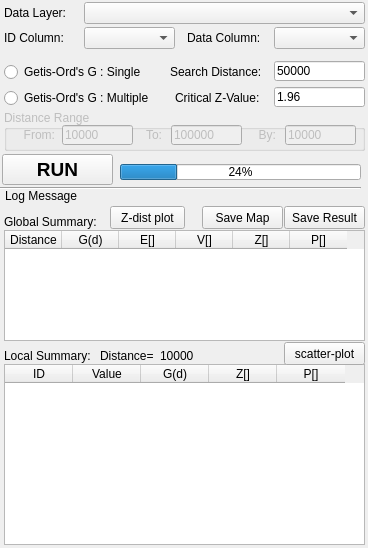
<?xml version="1.0" encoding="UTF-8"?>
<ui version="4.0">
 <class>Form_Parameter</class>
 <widget class="QWidget" name="Form_Parameter">
  <property name="geometry">
   <rect>
    <x>0</x>
    <y>0</y>
    <width>368</width>
    <height>548</height>
   </rect>
  </property>
  <property name="windowTitle">
   <string>Getis-Ord's G Statistic</string>
  </property>
  <widget class="QLabel" name="label">
   <property name="geometry">
    <rect>
     <x>4</x>
     <y>5</y>
     <width>81</width>
     <height>16</height>
    </rect>
   </property>
   <property name="text">
    <string>Data Layer:</string>
   </property>
  </widget>
  <widget class="QComboBox" name="cmbLayer">
   <property name="geometry">
    <rect>
     <x>84</x>
     <y>2</y>
     <width>281</width>
     <height>22</height>
    </rect>
   </property>
  </widget>
  <widget class="QLabel" name="label_3">
   <property name="geometry">
    <rect>
     <x>187</x>
     <y>30</y>
     <width>81</width>
     <height>16</height>
    </rect>
   </property>
   <property name="text">
    <string>Data Column:</string>
   </property>
  </widget>
  <widget class="QComboBox" name="cmbTgtColumn">
   <property name="geometry">
    <rect>
     <x>274</x>
     <y>27</y>
     <width>91</width>
     <height>22</height>
    </rect>
   </property>
  </widget>
  <widget class="QRadioButton" name="rdoSingle">
   <property name="geometry">
    <rect>
     <x>4</x>
     <y>64</y>
     <width>161</width>
     <height>16</height>
    </rect>
   </property>
   <property name="text">
    <string>Getis-Ord's G : Single</string>
   </property>
  </widget>
  <widget class="QRadioButton" name="rdoMultiple">
   <property name="geometry">
    <rect>
     <x>4</x>
     <y>90</y>
     <width>161</width>
     <height>16</height>
    </rect>
   </property>
   <property name="text">
    <string>Getis-Ord's G : Multiple</string>
   </property>
  </widget>
  <widget class="QLabel" name="lbl_s_1">
   <property name="geometry">
    <rect>
     <x>170</x>
     <y>64</y>
     <width>101</width>
     <height>16</height>
    </rect>
   </property>
   <property name="text">
    <string>Search Distance:</string>
   </property>
  </widget>
  <widget class="QLineEdit" name="edtSearchDistance">
   <property name="geometry">
    <rect>
     <x>274</x>
     <y>61</y>
     <width>91</width>
     <height>20</height>
    </rect>
   </property>
   <property name="text">
    <string>50000</string>
   </property>
  </widget>
  <widget class="QLabel" name="lbl_m_1">
   <property name="enabled">
    <bool>true</bool>
   </property>
   <property name="geometry">
    <rect>
     <x>175</x>
     <y>90</y>
     <width>101</width>
     <height>16</height>
    </rect>
   </property>
   <property name="text">
    <string>Critical Z-Value:</string>
   </property>
  </widget>
  <widget class="QLineEdit" name="edtCritcalZValue">
   <property name="geometry">
    <rect>
     <x>274</x>
     <y>87</y>
     <width>91</width>
     <height>20</height>
    </rect>
   </property>
   <property name="text">
    <string>1.96</string>
   </property>
  </widget>
  <widget class="QGroupBox" name="gb_multiple">
   <property name="enabled">
    <bool>false</bool>
   </property>
   <property name="geometry">
    <rect>
     <x>4</x>
     <y>110</y>
     <width>361</width>
     <height>41</height>
    </rect>
   </property>
   <property name="title">
    <string>Distance Range</string>
   </property>
   <widget class="QLabel" name="label_6">
    <property name="geometry">
     <rect>
      <x>10</x>
      <y>17</y>
      <width>41</width>
      <height>16</height>
     </rect>
    </property>
    <property name="text">
     <string>From:</string>
    </property>
    <property name="alignment">
     <set>Qt::AlignRight|Qt::AlignTrailing|Qt::AlignVCenter</set>
    </property>
   </widget>
   <widget class="QLineEdit" name="edtFrom">
    <property name="geometry">
     <rect>
      <x>58</x>
      <y>15</y>
      <width>71</width>
      <height>20</height>
     </rect>
    </property>
    <property name="text">
     <string>10000</string>
    </property>
   </widget>
   <widget class="QLineEdit" name="edtTo">
    <property name="geometry">
     <rect>
      <x>167</x>
      <y>15</y>
      <width>71</width>
      <height>20</height>
     </rect>
    </property>
    <property name="text">
     <string>100000</string>
    </property>
   </widget>
   <widget class="QLabel" name="label_7">
    <property name="geometry">
     <rect>
      <x>127</x>
      <y>17</y>
      <width>31</width>
      <height>16</height>
     </rect>
    </property>
    <property name="text">
     <string>To:</string>
    </property>
    <property name="alignment">
     <set>Qt::AlignRight|Qt::AlignTrailing|Qt::AlignVCenter</set>
    </property>
   </widget>
   <widget class="QLabel" name="label_8">
    <property name="geometry">
     <rect>
      <x>241</x>
      <y>17</y>
      <width>31</width>
      <height>16</height>
     </rect>
    </property>
    <property name="text">
     <string>By:</string>
    </property>
    <property name="alignment">
     <set>Qt::AlignRight|Qt::AlignTrailing|Qt::AlignVCenter</set>
    </property>
   </widget>
   <widget class="QLineEdit" name="edtBy">
    <property name="geometry">
     <rect>
      <x>281</x>
      <y>15</y>
      <width>71</width>
      <height>20</height>
     </rect>
    </property>
    <property name="text">
     <string>10000</string>
    </property>
   </widget>
  </widget>
  <widget class="QPushButton" name="btnRun">
   <property name="geometry">
    <rect>
     <x>2</x>
     <y>154</y>
     <width>111</width>
     <height>31</height>
    </rect>
   </property>
   <property name="font">
    <font>
     <family>Tahoma</family>
     <pointsize>14</pointsize>
     <weight>75</weight>
     <bold>true</bold>
    </font>
   </property>
   <property name="text">
    <string>RUN</string>
   </property>
  </widget>
  <widget class="QPushButton" name="btnSaveResult">
   <property name="geometry">
    <rect>
     <x>284</x>
     <y>206</y>
     <width>81</width>
     <height>23</height>
    </rect>
   </property>
   <property name="text">
    <string>Save Result</string>
   </property>
  </widget>
  <widget class="QPushButton" name="btnSaveMap">
   <property name="geometry">
    <rect>
     <x>202</x>
     <y>206</y>
     <width>81</width>
     <height>23</height>
    </rect>
   </property>
   <property name="text">
    <string>Save Map</string>
   </property>
   <property name="flat">
    <bool>false</bool>
   </property>
  </widget>
  <widget class="QLabel" name="label_9">
   <property name="geometry">
    <rect>
     <x>4</x>
     <y>214</y>
     <width>131</width>
     <height>16</height>
    </rect>
   </property>
   <property name="text">
    <string>Global Summary:</string>
   </property>
  </widget>
  <widget class="QLabel" name="label_10">
   <property name="geometry">
    <rect>
     <x>4</x>
     <y>348</y>
     <width>111</width>
     <height>16</height>
    </rect>
   </property>
   <property name="text">
    <string>Local Summary:</string>
   </property>
  </widget>
  <widget class="QTableWidget" name="tblGlobalSummary">
   <property name="geometry">
    <rect>
     <x>4</x>
     <y>230</y>
     <width>361</width>
     <height>111</height>
    </rect>
   </property>
   <property name="editTriggers">
    <set>QAbstractItemView::NoEditTriggers</set>
   </property>
   <property name="selectionMode">
    <enum>QAbstractItemView::SingleSelection</enum>
   </property>
   <property name="selectionBehavior">
    <enum>QAbstractItemView::SelectRows</enum>
   </property>
   <property name="cornerButtonEnabled">
    <bool>false</bool>
   </property>
   <property name="rowCount">
    <number>0</number>
   </property>
   <property name="columnCount">
    <number>6</number>
   </property>
   <attribute name="horizontalHeaderVisible">
    <bool>true</bool>
   </attribute>
   <attribute name="horizontalHeaderDefaultSectionSize">
    <number>57</number>
   </attribute>
   <attribute name="verticalHeaderVisible">
    <bool>false</bool>
   </attribute>
   <attribute name="verticalHeaderDefaultSectionSize">
    <number>20</number>
   </attribute>
   <column>
    <property name="text">
     <string>Distance</string>
    </property>
   </column>
   <column>
    <property name="text">
     <string>G(d)</string>
    </property>
   </column>
   <column>
    <property name="text">
     <string>E[]</string>
    </property>
   </column>
   <column>
    <property name="text">
     <string>V[]</string>
    </property>
   </column>
   <column>
    <property name="text">
     <string>Z[]</string>
    </property>
   </column>
   <column>
    <property name="text">
     <string>P[]</string>
    </property>
   </column>
  </widget>
  <widget class="QTableWidget" name="tblLocalSummary">
   <property name="enabled">
    <bool>true</bool>
   </property>
   <property name="geometry">
    <rect>
     <x>4</x>
     <y>364</y>
     <width>361</width>
     <height>181</height>
    </rect>
   </property>
   <property name="editTriggers">
    <set>QAbstractItemView::NoEditTriggers</set>
   </property>
   <property name="selectionMode">
    <enum>QAbstractItemView::SingleSelection</enum>
   </property>
   <property name="selectionBehavior">
    <enum>QAbstractItemView::SelectRows</enum>
   </property>
   <property name="rowCount">
    <number>0</number>
   </property>
   <property name="columnCount">
    <number>5</number>
   </property>
   <attribute name="horizontalHeaderVisible">
    <bool>true</bool>
   </attribute>
   <attribute name="horizontalHeaderDefaultSectionSize">
    <number>68</number>
   </attribute>
   <attribute name="horizontalHeaderMinimumSectionSize">
    <number>20</number>
   </attribute>
   <attribute name="verticalHeaderVisible">
    <bool>false</bool>
   </attribute>
   <attribute name="verticalHeaderDefaultSectionSize">
    <number>20</number>
   </attribute>
   <column>
    <property name="text">
     <string>ID</string>
    </property>
   </column>
   <column>
    <property name="text">
     <string>Value</string>
    </property>
   </column>
   <column>
    <property name="text">
     <string>G(d)</string>
    </property>
   </column>
   <column>
    <property name="text">
     <string>Z[]</string>
    </property>
   </column>
   <column>
    <property name="text">
     <string>P[]</string>
    </property>
   </column>
  </widget>
  <widget class="QComboBox" name="cmbIdColumn">
   <property name="geometry">
    <rect>
     <x>84</x>
     <y>27</y>
     <width>91</width>
     <height>22</height>
    </rect>
   </property>
  </widget>
  <widget class="QLabel" name="label_4">
   <property name="geometry">
    <rect>
     <x>4</x>
     <y>30</y>
     <width>81</width>
     <height>16</height>
    </rect>
   </property>
   <property name="text">
    <string>ID Column:</string>
   </property>
  </widget>
  <widget class="QProgressBar" name="progressBar">
   <property name="geometry">
    <rect>
     <x>120</x>
     <y>164</y>
     <width>241</width>
     <height>16</height>
    </rect>
   </property>
   <property name="value">
    <number>24</number>
   </property>
  </widget>
  <widget class="QLabel" name="lbl_log">
   <property name="geometry">
    <rect>
     <x>5</x>
     <y>188</y>
     <width>361</width>
     <height>16</height>
    </rect>
   </property>
   <property name="text">
    <string>Log Message</string>
   </property>
  </widget>
  <widget class="Line" name="line">
   <property name="geometry">
    <rect>
     <x>0</x>
     <y>180</y>
     <width>361</width>
     <height>16</height>
    </rect>
   </property>
   <property name="orientation">
    <enum>Qt::Horizontal</enum>
   </property>
  </widget>
  <widget class="QLabel" name="label_2">
   <property name="geometry">
    <rect>
     <x>100</x>
     <y>348</y>
     <width>61</width>
     <height>16</height>
    </rect>
   </property>
   <property name="text">
    <string>Distance=</string>
   </property>
  </widget>
  <widget class="QLabel" name="lbl_distance">
   <property name="geometry">
    <rect>
     <x>160</x>
     <y>348</y>
     <width>51</width>
     <height>16</height>
    </rect>
   </property>
   <property name="text">
    <string>10000</string>
   </property>
  </widget>
  <widget class="QPushButton" name="btnScatterPlot">
   <property name="geometry">
    <rect>
     <x>284</x>
     <y>342</y>
     <width>81</width>
     <height>23</height>
    </rect>
   </property>
   <property name="text">
    <string>scatter-plot</string>
   </property>
  </widget>
  <widget class="QPushButton" name="btnZDistPlot">
   <property name="geometry">
    <rect>
     <x>110</x>
     <y>206</y>
     <width>75</width>
     <height>23</height>
    </rect>
   </property>
   <property name="text">
    <string>Z-dist plot</string>
   </property>
  </widget>
  <zorder>label</zorder>
  <zorder>cmbLayer</zorder>
  <zorder>label_3</zorder>
  <zorder>cmbTgtColumn</zorder>
  <zorder>rdoSingle</zorder>
  <zorder>rdoMultiple</zorder>
  <zorder>lbl_s_1</zorder>
  <zorder>edtSearchDistance</zorder>
  <zorder>lbl_m_1</zorder>
  <zorder>edtCritcalZValue</zorder>
  <zorder>gb_multiple</zorder>
  <zorder>btnRun</zorder>
  <zorder>btnSaveResult</zorder>
  <zorder>btnSaveMap</zorder>
  <zorder>label_9</zorder>
  <zorder>label_10</zorder>
  <zorder>tblGlobalSummary</zorder>
  <zorder>tblLocalSummary</zorder>
  <zorder>cmbIdColumn</zorder>
  <zorder>label_4</zorder>
  <zorder>progressBar</zorder>
  <zorder>line</zorder>
  <zorder>lbl_log</zorder>
  <zorder>label_2</zorder>
  <zorder>lbl_distance</zorder>
  <zorder>btnScatterPlot</zorder>
  <zorder>btnZDistPlot</zorder>
 </widget>
 <resources/>
 <connections/>
</ui>
